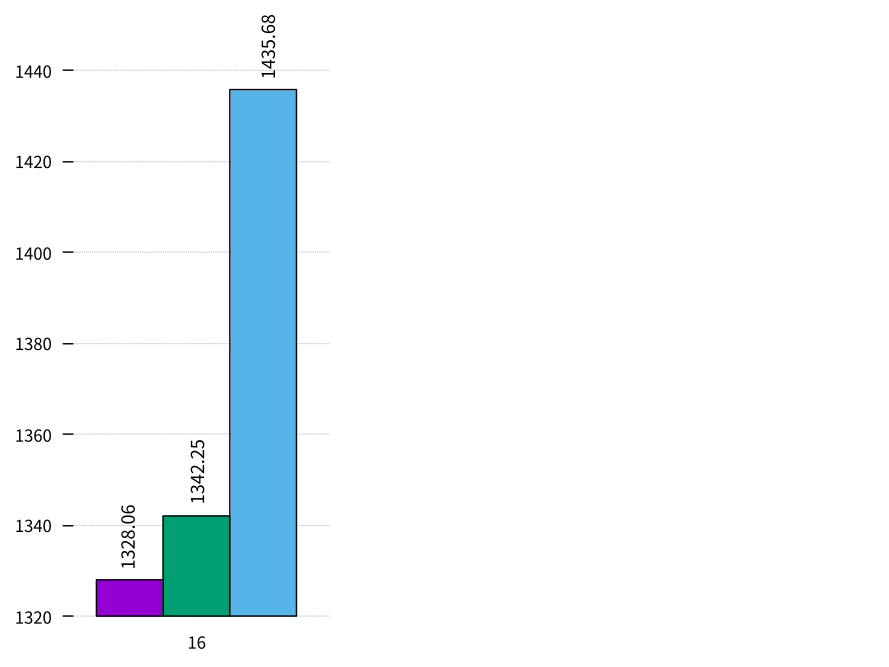

Generate this figure with gnuplot:

fontSpec(s) = sprintf("Times-Roman, %d", s)
unset key
set border 0
set xtics nomirror
set xrange [-0.5 : 0.5]
set ytics nomirror
set grid ytics
set style data histograms
set boxwidth 1.0
set style histogram clustered gap 1
set size 0.4, 1
set yrange [* : 1450]
fn(v) = sprintf("%.2f", v)

plot \
    for [COL=2:4] 'single_loop_workload3.dat' using COL:xticlabels(1) title columnheader fs fill solid 1 border -1, \
    'single_loop_workload3.dat' u ($0-1-1./6):2:(fn($2)) w labels font fontSpec(10) right rot by 90 offset char -3, 3 t '' , \
    'single_loop_workload3.dat' u ($0-1+1./6):3:(fn($3)) w labels font fontSpec(10) right rot by 90 offset char -5.5, 3 t '' , \
    'single_loop_workload3.dat' u ($0-1+1./6):4:(fn($4)) w labels font fontSpec(10) right rot by 90 offset char 3, 3 t ''
